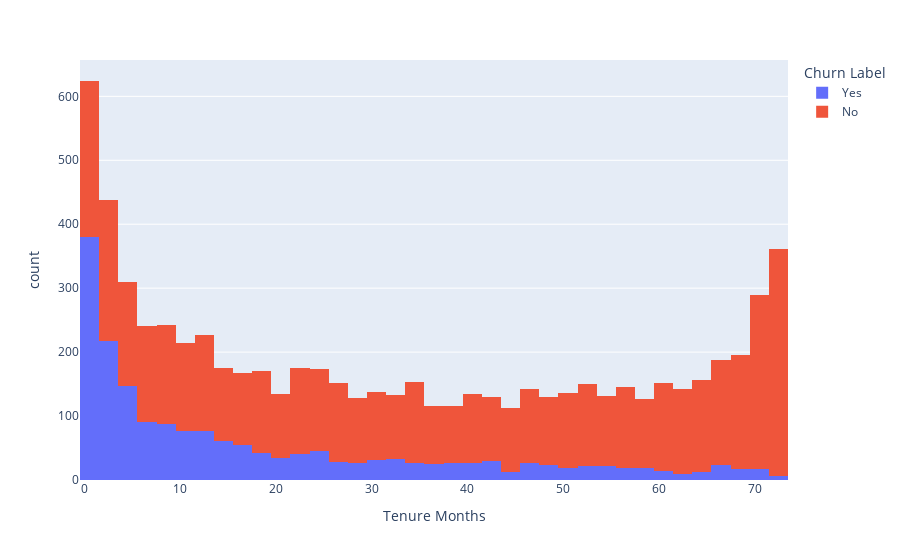

Notebook source saved alongside this figure:
### Markdown cell above
### Tenure Months

### Code cell
fig5 = px.histogram(df, x="Tenure Months", color="Churn Label" )
fig5.show()

### Figure 1 — Plotly figure (JSON) as saved in the notebook; plotly's stock layout.template omitted (floating-point values rounded to 4 significant figures; data arrays with more than 128 entries replaced by an {"elided": "..."} marker saying what was removed)
{"data": [{"alignmentgroup": "True", "bingroup": "x", "hovertemplate": "Churn Label=Yes<br>Tenure Months=%{x}<br>count=%{y}<extra></extra>", "legendgroup": "Yes", "marker": {"color": "#636efa", "pattern": {"shape": ""}}, "name": "Yes", "offsetgroup": "Yes", "orientation": "v", "showlegend": true, "type": "histogram", "x": {"elided": "1869 int values"}, "xaxis": "x", "yaxis": "y"}, {"alignmentgroup": "True", "bingroup": "x", "hovertemplate": "Churn Label=No<br>Tenure Months=%{x}<br>count=%{y}<extra></extra>", "legendgroup": "No", "marker": {"color": "#EF553B", "pattern": {"shape": ""}}, "name": "No", "offsetgroup": "No", "orientation": "v", "showlegend": true, "type": "histogram", "x": {"elided": "5174 int values"}, "xaxis": "x", "yaxis": "y"}], "layout": {"barmode": "relative", "legend": {"title": {"text": "Churn Label"}, "tracegroupgap": 0}, "margin": {"t": 60}, "xaxis": {"anchor": "y", "domain": [0, 1], "title": {"text": "Tenure Months"}}, "yaxis": {"anchor": "x", "domain": [0, 1], "title": {"text": "count"}}}}
